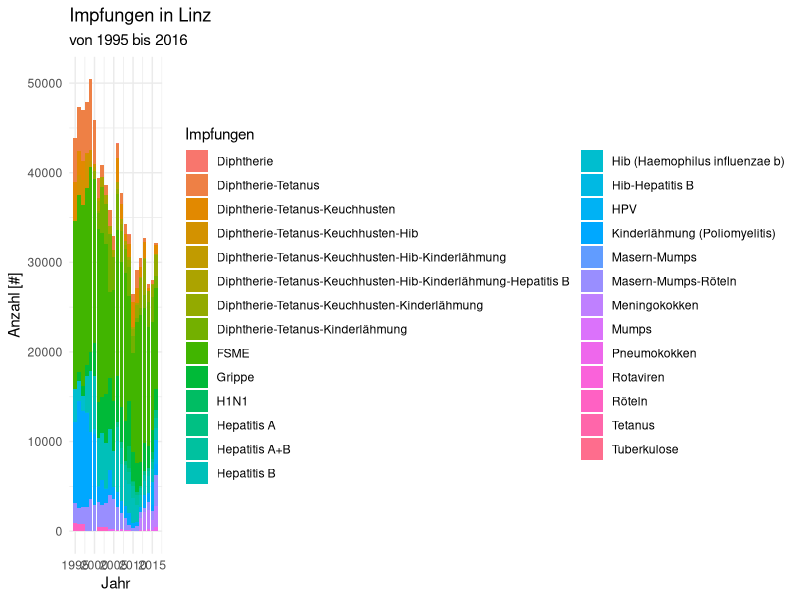
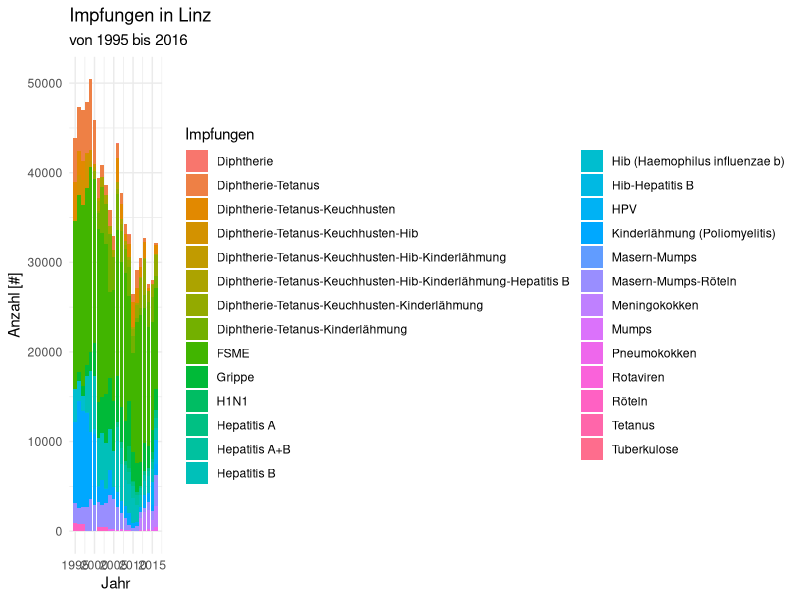

These charts were generated, in order, by the following R code:
# R script 
# File: Analyse_nach_Impfungen.R
# Author: Christian Brandstätter 
# Contact: bran.chri@gmail.com
# Date: 24.03.2020
# Copyright (C) 2020
# Description: Kurze Analyse des Datasets 

library(ggplot2)
library(dplyr)
library(viridis)

impfs <- read.csv("./Impfung_Recode.csv")

plotdat <- impfs %>%
  group_by(Impfungen, variable) %>%
  summarize(wert = sum(value))

ggplot(plotdat, aes(x = variable, y = wert, group = Impfungen, fill = Impfungen)) +
  geom_col() +
#  scale_fill_viridis(discrete = TRUE) +
  theme_minimal() +
  labs(x = "Jahr", y = "Anzahl [#]", title = "Impfungen in Linz",
       subtitle = "von 1995 bis 2016")

ggsave("./Zeitreihe.png")
